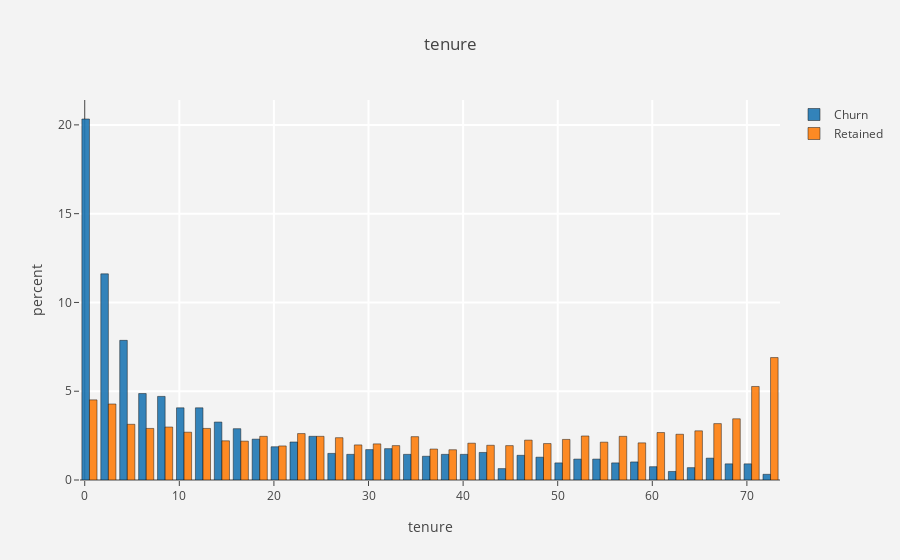
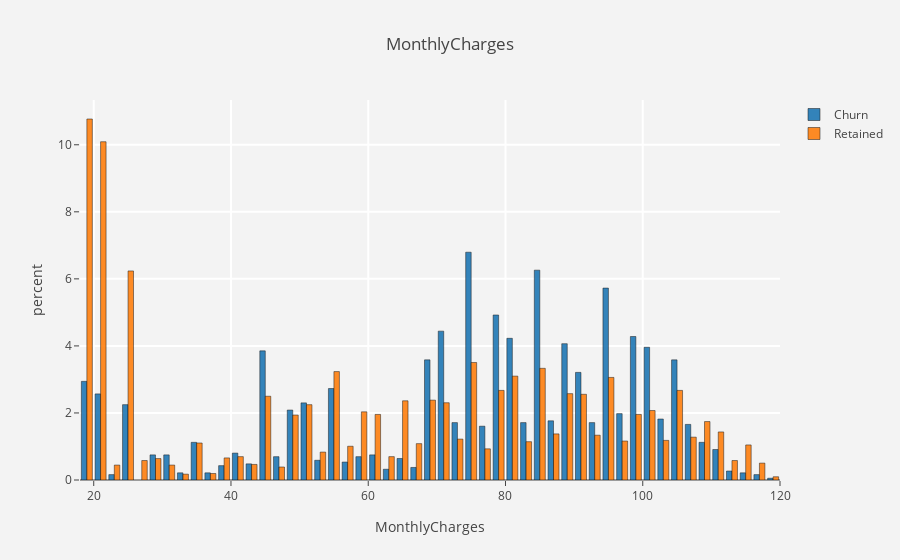
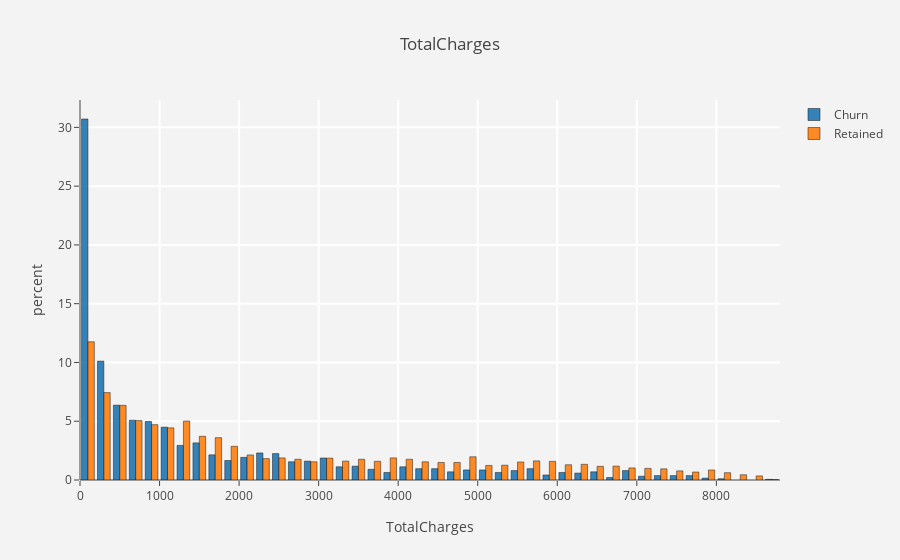

Notebook cell for these charts, in order:
### Code cell
# plotting histogram for df_num
for i in df_num :
    histogram(i)

### Figure 1 — Plotly figure (JSON) as saved in the notebook; plotly's stock layout.template omitted (floating-point values rounded to 4 significant figures; data arrays with more than 128 entries replaced by an {"elided": "..."} marker saying what was removed)
{"data": [{"histnorm": "percent", "marker": {"line": {"color": "black", "width": 0.5}}, "name": "Churn", "opacity": 0.9, "type": "histogram", "uid": "1b35b1e6-cb9d-11e8-8eba-9cb6d020d3f0", "x": {"elided": "1869 int values"}}, {"histnorm": "percent", "marker": {"line": {"color": "black", "width": 0.5}}, "name": "Retained", "opacity": 0.9, "type": "histogram", "uid": "1b35b1e7-cb9d-11e8-b4e8-9cb6d020d3f0", "x": {"elided": "5163 int values"}}], "layout": {"paper_bgcolor": "rgb(243,243,243)", "plot_bgcolor": "rgb(243,243,243)", "title": "tenure", "xaxis": {"gridcolor": "rgb(255, 255, 255)", "gridwidth": 2, "ticklen": 5, "title": "tenure", "zerolinewidth": 1}, "yaxis": {"gridcolor": "rgb(255, 255, 255)", "gridwidth": 2, "ticklen": 5, "title": "percent", "zerolinewidth": 1}}}

### Figure 2 — Plotly figure (JSON) as saved in the notebook; plotly's stock layout.template omitted (floating-point values rounded to 4 significant figures; data arrays with more than 128 entries replaced by an {"elided": "..."} marker saying what was removed)
{"data": [{"histnorm": "percent", "marker": {"line": {"color": "black", "width": 0.5}}, "name": "Churn", "opacity": 0.9, "type": "histogram", "uid": "1b4de7e4-cb9d-11e8-9c33-9cb6d020d3f0", "x": {"elided": "1869 float values"}}, {"histnorm": "percent", "marker": {"line": {"color": "black", "width": 0.5}}, "name": "Retained", "opacity": 0.9, "type": "histogram", "uid": "1b4de7e5-cb9d-11e8-a05f-9cb6d020d3f0", "x": {"elided": "5163 float values"}}], "layout": {"paper_bgcolor": "rgb(243,243,243)", "plot_bgcolor": "rgb(243,243,243)", "title": "MonthlyCharges", "xaxis": {"gridcolor": "rgb(255, 255, 255)", "gridwidth": 2, "ticklen": 5, "title": "MonthlyCharges", "zerolinewidth": 1}, "yaxis": {"gridcolor": "rgb(255, 255, 255)", "gridwidth": 2, "ticklen": 5, "title": "percent", "zerolinewidth": 1}}}

### Figure 3 — Plotly figure (JSON) as saved in the notebook; plotly's stock layout.template omitted (floating-point values rounded to 4 significant figures; data arrays with more than 128 entries replaced by an {"elided": "..."} marker saying what was removed)
{"data": [{"histnorm": "percent", "marker": {"line": {"color": "black", "width": 0.5}}, "name": "Churn", "opacity": 0.9, "type": "histogram", "uid": "1b67d9f8-cb9d-11e8-b43b-9cb6d020d3f0", "x": {"elided": "1869 float values"}}, {"histnorm": "percent", "marker": {"line": {"color": "black", "width": 0.5}}, "name": "Retained", "opacity": 0.9, "type": "histogram", "uid": "1b67d9f9-cb9d-11e8-9b6d-9cb6d020d3f0", "x": {"elided": "5163 float values"}}], "layout": {"paper_bgcolor": "rgb(243,243,243)", "plot_bgcolor": "rgb(243,243,243)", "title": "TotalCharges", "xaxis": {"gridcolor": "rgb(255, 255, 255)", "gridwidth": 2, "ticklen": 5, "title": "TotalCharges", "zerolinewidth": 1}, "yaxis": {"gridcolor": "rgb(255, 255, 255)", "gridwidth": 2, "ticklen": 5, "title": "percent", "zerolinewidth": 1}}}
